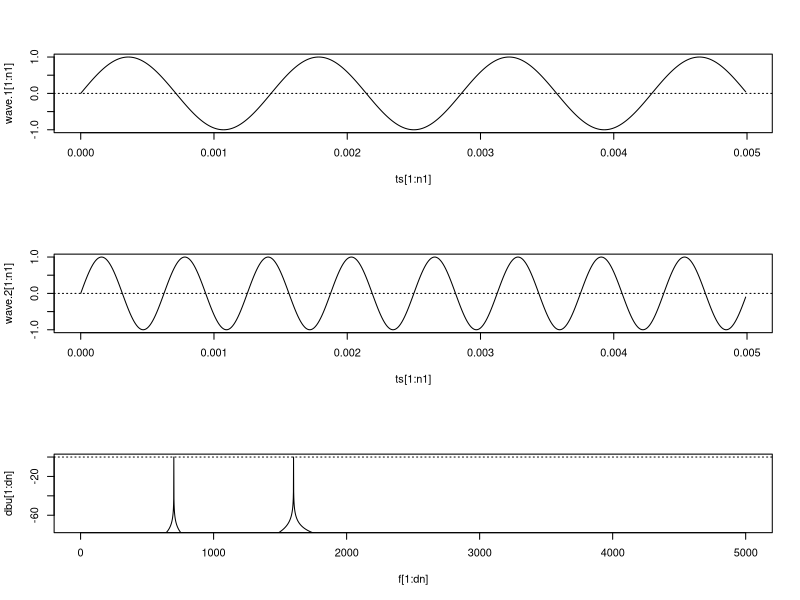

Write R code to recreate this figure.
#!/usr/local/bin/Rscript

f1 = 700
f2 = 1600

# Sampling frequency HZ
sf <- 100000
paste("Sampling freq :", sf, "[HZ]")

# Total sampling period secs
sp <- 1 
paste("Total sampling period :", sp, "[sec]")

# Sampling interval secs
si <- 1/ sf
paste("Sampling interval :", si, "[sec]")

# Generate sampling time series in sec
ts <- seq(0, sp, si)

n = length(ts)
paste("n: ", n)

wave.1 <- sin(f1*2*pi*ts)
wave.2 <- sin(f2*2*pi*ts)

wave.3 <- (wave.1 + wave.2)

y = fft(wave.3)

mag <- sqrt(Re(y)^2 + Im(y)^2)*2/n

# See here voltage to dbu/dbv conversion
dbu <- 20 * log10(mag/1)

# frequency points hz.
f <- (1:n)/sp

X11(width=10, height=8)

par(mfrow = c(3, 1))

# For the voltage display, we zoom in to 5ms to getter better resultion
n1 <- 0.005/si

plot(ts[1:n1], wave.1[1:n1], type="l", ylim=c(-1,1)) 
abline(h=0,lty=3)

plot(ts[1:n1], wave.2[1:n1], type="l", ylim=c(-1,1)) 
abline(h=0,lty=3)

# We want to display up to 5Hkz and in not case more than half
# of the fft result (mirrored on both halves).
fdisplay = 5000  # hz
dn = min((fdisplay/(1/sp)), n/2)

paste("Display points: ", dn)


plot(f[1:dn], dbu[1:dn], type="l", ylim=c(-75,0) ) 
abline(h=0,lty=3)

message("Press return to exit...")
invisible(readLines("stdin", n=1))




